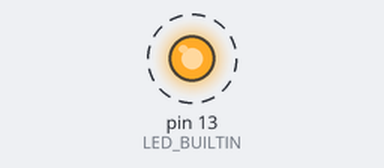
A sketch run on a simulated Arduino Uno, built with avr-gcc and run on an emulated ATmega328P. Parts: output pins drawn as LEDs (lit = HIGH). Dashed ring = blinking. What the sketch prints to the serial monitor is not drawn.

Above: at 0.2 s.
Timing chart, 0 to 3.0 s (numbered marks = the images above):
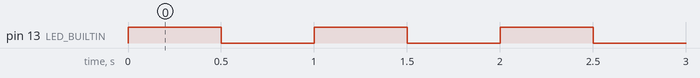

Measured:
- by itself, pin 13 (LED_BUILTIN): alternates HIGH for 0.50 s and LOW for 0.50 s

The sketch:

Arm_Grip_Control.ino
```cpp
//#include <Wire.h>
//#include <Adafruit_PWMServoDriver.h>
#include "ArmGrip.h"

// PCA I2C Pins
const int sdaPin = 4;
const int sclPin = 5;

// Define channels for servos
const int leftHandServo = 0; // Channel 0 for the left hand servo
const int rightHandServo = 1; // Channel 1 for the right hand servo
const int leftArmServo = 2; // Channel 2 for the left arm servo
const int rightArmServo = 3; // Channel 3 for the right arm servo


// Servo positions
int defPosRH = 180; // Default (Open) position for right servo
int defPosLH = 8;  // Default (Open) position for left servo
int PosRH = defPosRH; // Current Pos right servo
int PosLH = defPosLH; // Current Pos left servo
int clPosRH = 130;   // Close position for right servo
int clPosLH = 50;   // Close position for left servo

//Create Object and Assign Values
ArmGrip Grip(sdaPin, sclPin, rightHandServo, leftHandServo);

void setup ()
{
  pinMode(LED_BUILTIN, OUTPUT);
  Serial.begin(9600);
  Grip.defineHandPositions(defPosRH, defPosLH, clPosRH, clPosLH);
  Grip.setServoAngle(0, 40);
}

void loop ()
{
  Serial.println("Alive");
  digitalWrite(LED_BUILTIN, HIGH);  // turn the LED on (HIGH is the voltage level)
  delay(500);                      // wait for a second
  digitalWrite(LED_BUILTIN, LOW);   // turn the LED off by making the voltage LOW
  delay(500);
}


/*
// Create the PCA9685 object
Adafruit_PWMServoDriver pwm = Adafruit_PWMServoDriver();

// Define servo positions
#define SERVOMIN  150 // Minimum pulse length count (out of 4096)
#define SERVOMAX  600 // Maximum pulse length count (out of 4096)

// Define channels for servos
const int leftHandServo = 0; // Channel 0 for the left hand servo
const int rightHandServo = 1; // Channel 1 for the right hand servo
const int leftArmServo = 2; // Channel 2 for the left arm servo
const int rightArmServo = 3; // Channel 3 for the right arm servo


// Servo positions
int defPosRH = 180; // Default (Open) position for right servo
int defPosLH = 8;  // Default (Open) position for left servo
int PosRH = defPosRH; // Current Pos right servo
int PosLH = defPosLH; // Current Pos left servo
int clPosRH = 130;   // Close position for right servo
int clPosLH = 50;   // Close position for left servo

void setup() {
  Serial.begin(9600);
  //Wire.setSDA(16); // Set SDA to GPIO 16
  //Wire.setSCL(17); // Set SCL to GPIO 17
  Wire.begin();    // Initialize I2C with the specified pins
  pwm.begin();
  pwm.setPWMFreq(60);  // Analog servos run at ~60 Hz updates

  // Initialize servos to default positions to avoid shaking
  setServoAngle(rightHandServo, defPosRH);
  setServoAngle(leftHandServo, defPosLH);
  setServoAngle(rightArmServo, 0);
  setServoAngle(leftArmServo, 180);

  Serial.println("Enter the command (S0, S1, or S3,R,Angle) to move the servo:");
}

void setServoAngle(int servoNum, int angle) {
  int pulseLen = map(angle, 0, 180, SERVOMIN, SERVOMAX);
  pwm.setPWM(servoNum, 0, pulseLen);
}

void loop() {
  if (Serial.available() > 0) {
    String input = Serial.readStringUntil('\n');  // Read the input from the serial monitor
    input.trim();  // Remove any leading/trailing whitespace
    Serial.println(input);  // Echo the input back to the serial monitor

    // Check if the entered command is valid
    if (input == "S0") {
      Serial.println("Open Hand");
      setServoAngle(rightHandServo, defPosRH);
      setServoAngle(leftHandServo, defPosLH);
      PosRH = defPosRH;
      PosLH = defPosLH;
    }
    else if (input == "S1") {
      Serial.println("Close Hand");
      setServoAngle(rightHandServo, clPosRH);
      setServoAngle(leftHandServo, clPosLH);
      PosRH = clPosRH;
      PosLH = clPosLH;
    }
    else if (input == "S2") {
      Serial.println("Right Side");
      setServoAngle(rightHandServo, 170);
      setServoAngle(leftHandServo, 85);
      PosRH = defPosRH;
      PosLH = 80;
    }
    else if (input == "S3") {
      Serial.println("Left Side");
      setServoAngle(rightHandServo, 87);
      setServoAngle(leftHandServo, 8);
    }
    else if (input.startsWith("S4,")) {
      // Parse the command for individual servo control
      int commaIndex1 = input.indexOf(',');
      int commaIndex2 = input.indexOf(',', commaIndex1 + 1);

      if (commaIndex1 != -1 && commaIndex2 != -1) {
        String servoIdStr = input.substring(commaIndex1 + 1, commaIndex2);
        String angleStr = input.substring(commaIndex2 + 1);

        int servoId = servoIdStr.toInt();
        int angle = angleStr.toInt();

        // Validate the servo ID and angle
        if (angle >= 0 && angle <= 180) {
          Serial.print("Set servo ");
          Serial.print(servoId);
          Serial.print(" to ");
          Serial.print(angle);
          Serial.println(" degrees");
          setServoAngle(servoId, angle);
        } else {
          Serial.println("Invalid angle.");
        }
      } else {
        Serial.println("Invalid command format. Use S3,R,Angle");
      }
    }
    else if (input == "A0") {
      setServoAngle(rightArmServo, 0);
      setServoAngle(leftArmServo, 180);
    }
    else if (input == "A1") {
      setServoAngle(rightArmServo, 180);
      setServoAngle(leftArmServo, 0);
    }
    else {
      Serial.println("Not a command. Input S0, S1, or S3,R,Angle!");
    }
  }
}
*/
```

ArmGrip.cpp
```cpp
#include "Arduino.h"
#include "ArmGrip.h"

ArmGrip::ArmGrip(int sdaPin, int sclPin, int rHandChannel, int lHandChannel) {
  // Initialize I2C with the specified pins
  Wire.setSDA(sdaPin);
  Wire.setSCL(sclPin);
  Wire.begin();

  // Initialize PCA9685
  Adafruit_PWMServoDriver pwm = Adafruit_PWMServoDriver();
  pwm.begin();
  //pwm.setPWMFreq(60);  // Analog servos run at ~60 Hz updates

  // define Servo Channels
  _rightHandChannel = rHandChannel;
  _leftHandChannel = lHandChannel;
}

void ArmGrip::defineHandPositions(int defPosRH, int defPosLH, int clPosRH, int clPosLH) {
  int _defaultPositionRightHand = defPosRH;
  int _defaultPositionLeftHand = defPosLH;
  int _closedPositionRightHand = clPosRH;
  int _closedPositionLeftHand = clPosLH;
}

void ArmGrip::setServoAngle(int servoChannel, int angle) {
  int pulseLen = map(angle, 0, 180, _SERVOMIN, _SERVOMAX);
  //pwm.setPWM(servoChannel, 0, pulseLen);
}
```

ArmGrip.h
```cpp
#ifndef ArmGrip_h
#define ArmGrip_h

#include "Arduino.h"
#include <Wire.h>
#include <Adafruit_PWMServoDriver.h>

class ArmGrip {
  public:
    ArmGrip(int sdaPin, int sclPin, int rHandChannel, int lHandChannel);
    void defineHandPositions(int defPosRH, int defPosLH, int clPosRH, int clPosLH);
    void setServoAngle(int servoChannel, int angle);

  private:

    int _SERVOMIN = 150; // Minimum pulse length count (out of 4096)
    int _SERVOMAX = 600; // Maximum pulse length count (out of 4096)

    int _rightHandChannel;
    int _leftHandChannel;
    int _defaultPositionRightHand;
    int _defaultPositionLeftHand;
    int _closedPositionRightHand;
    int _closedPositionLeftHand;
};

#endif
```
